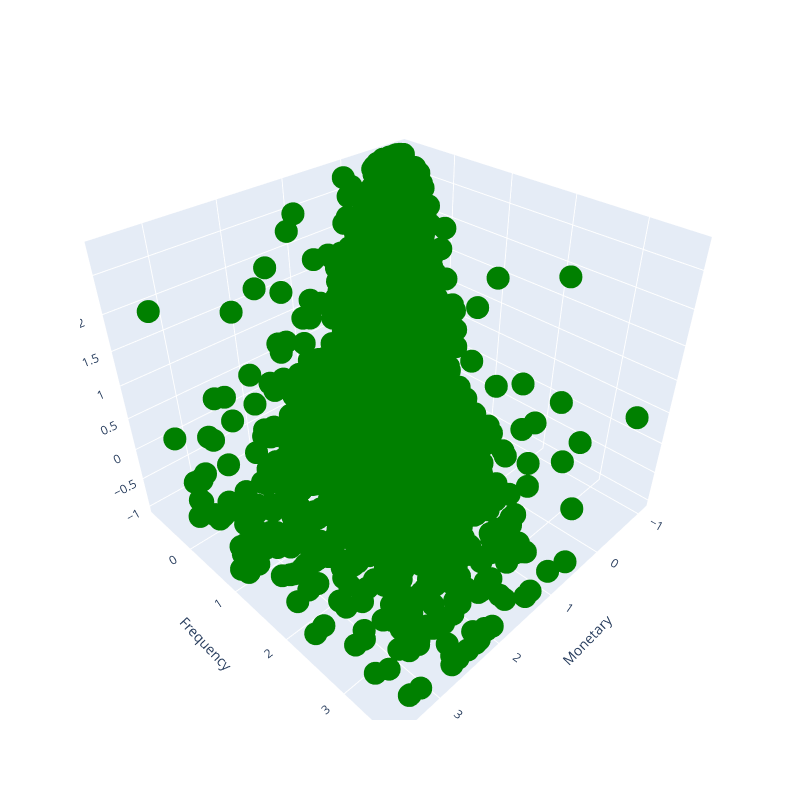

The code cell stored with this chart in its notebook:
### Code cell
fig = px.scatter_3d(
    scaled_data, 
    x='Monetary', 
    y='Frequency', 
    z='Recency', 
    color_discrete_sequence=['green']  # Set color to red
)

# Update axis labels
fig.update_layout(
    scene=dict(
        xaxis_title='Monetary',
        yaxis_title='Frequency',
        zaxis_title='Recency'
    ),
    width=800,  # Equivalent to figsize=(8,8)
    height=800
)

# Show the figure
fig.show()

### Figure 1 — Plotly figure (JSON) as saved in the notebook; plotly's stock layout.template omitted (floating-point values rounded to 4 significant figures; data arrays with more than 128 entries replaced by an {"elided": "..."} marker saying what was removed)
{"data": [{"hovertemplate": "Monetary=%{x}<br>Frequency=%{y}<br>Recency=%{z}<extra></extra>", "legendgroup": "", "marker": {"color": "green", "symbol": "circle"}, "mode": "markers", "name": "", "scene": "scene", "showlegend": false, "type": "scatter3d", "x": {"elided": "3828 float values"}, "y": {"elided": "3828 float values"}, "z": {"elided": "3828 float values"}}], "layout": {"height": 800, "legend": {"tracegroupgap": 0}, "margin": {"t": 60}, "scene": {"domain": {"x": [0, 1], "y": [0, 1]}, "xaxis": {"title": {"text": "Monetary"}}, "yaxis": {"title": {"text": "Frequency"}}, "zaxis": {"title": {"text": "Recency"}}}, "width": 800}}
